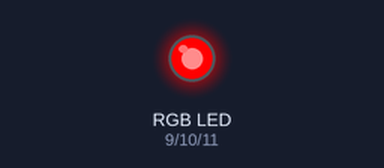
Simulated run of this sketch. Board: Arduino Uno, built with avr-gcc and run on an emulated ATmega328P. Shown: an RGB LED mixed from three pins (HIGH = lit).

Above: at 0.5 s.
At 1.5 s:
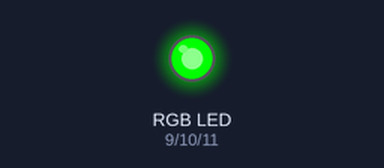
At 5.5 s:
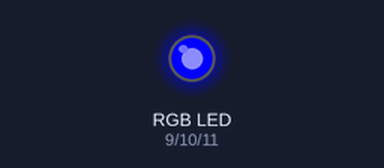
Timing chart, 0 to 6.9 s (numbered marks = the images above):
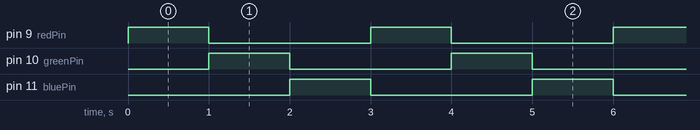

Measured:
- by itself, pin 9 (redPin), pin 10 (greenPin), pin 11 (bluePin): alternates HIGH for 1.0 s and LOW for 2.0 s
- by itself, everything shown: repeats every 3.0 s, in 3 steps

The sketch:

RGB_LED.ino
```cpp
int redPin =9;
int greenPin =10;
int bluePin =11;

void setup() {
  pinMode(redPin, OUTPUT);
  pinMode(greenPin, OUTPUT);
  pinMode(bluePin, OUTPUT);
}
void setColor(int red,int green,int blue)
{ analogWrite(redPin, red);
  analogWrite(greenPin, green);
  analogWrite(bluePin, blue);
}
void loop() {
  setColor(255, 0, 0);
  delay(1000); //red
  setColor(0, 255, 0);
  delay(1000); //green
  setColor(0, 0, 255);
  delay(1000); //blue
}
```
